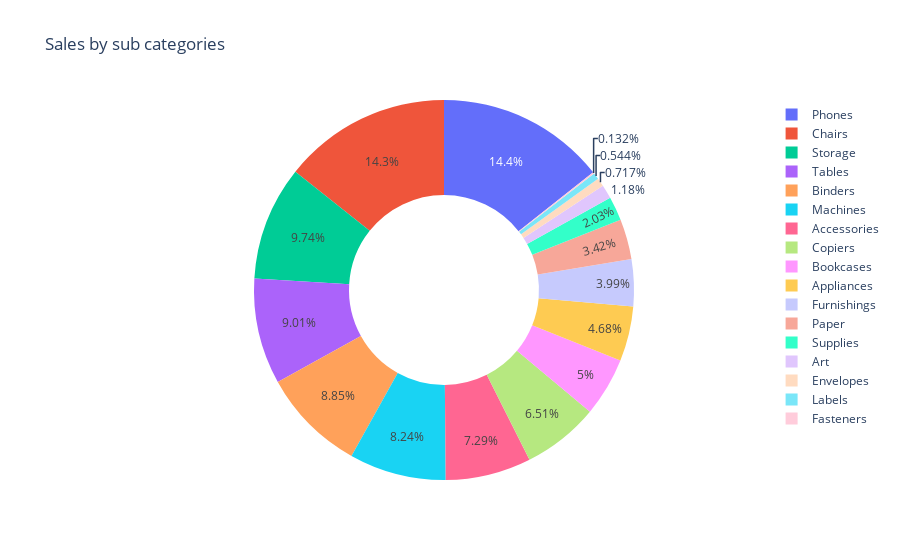

Here is the notebook cell this chart was saved with:
### Code cell
# by pie in plotly 
fig=px.pie(sales_by_subcategory,
          names="Sub-Category",
          values="Sales",
           title="Sales by sub categories",
          hole=0.5)
fig.show()

### Figure 1 — Plotly figure (JSON) as saved in the notebook; plotly's stock layout.template omitted (floating-point values rounded to 4 significant figures)
{"data": [{"domain": {"x": [0, 1], "y": [0, 1]}, "hole": 0.5, "hovertemplate": "Sub-Category=%{label}<br>Sales=%{value}<extra></extra>", "labels": ["Accessories", "Appliances", "Art", "Binders", "Bookcases", "Chairs", "Copiers", "Envelopes", "Fasteners", "Furnishings", "Labels", "Machines", "Paper", "Phones", "Storage", "Supplies", "Tables"], "legendgroup": "", "name": "", "showlegend": true, "type": "pie", "values": [167400.0, 107500.0, 27120.0, 203400.0, 114900.0, 328400.0, 149500.0, 16480.0, 3024.0, 91710.0, 12490.0, 189200.0, 78480.0, 330000.0, 223800.0, 46670.0, 207000.0]}], "layout": {"autosize": true, "legend": {"tracegroupgap": 0}, "title": {"text": "Sales by sub categories"}}}
